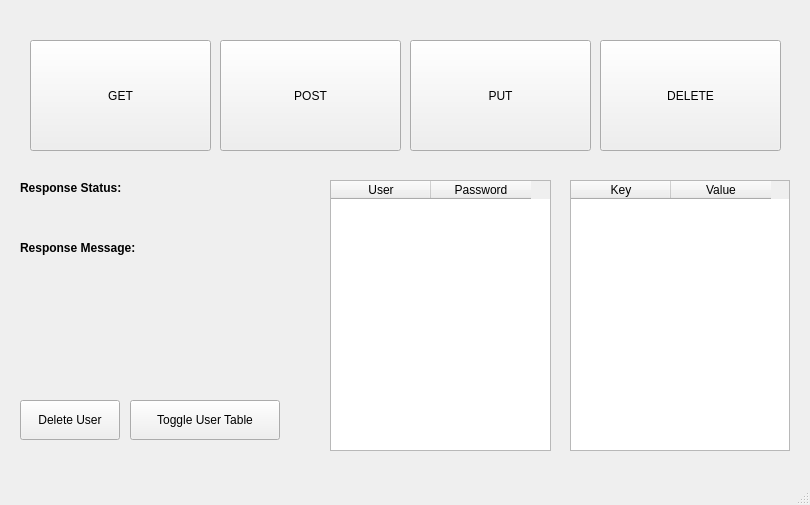
<?xml version="1.0" encoding="UTF-8"?>
<ui version="4.0">
 <class>DBWindow</class>
 <widget class="QMainWindow" name="DBWindow">
  <property name="geometry">
   <rect>
    <x>0</x>
    <y>0</y>
    <width>810</width>
    <height>505</height>
   </rect>
  </property>
  <property name="windowTitle">
   <string>MainWindow</string>
  </property>
  <widget class="QWidget" name="centralwidget">
   <widget class="QPushButton" name="pushButton">
    <property name="geometry">
     <rect>
      <x>30</x>
      <y>40</y>
      <width>181</width>
      <height>111</height>
     </rect>
    </property>
    <property name="text">
     <string>GET</string>
    </property>
   </widget>
   <widget class="QPushButton" name="pushButton_2">
    <property name="geometry">
     <rect>
      <x>220</x>
      <y>40</y>
      <width>181</width>
      <height>111</height>
     </rect>
    </property>
    <property name="text">
     <string>POST</string>
    </property>
   </widget>
   <widget class="QPushButton" name="pushButton_3">
    <property name="geometry">
     <rect>
      <x>410</x>
      <y>40</y>
      <width>181</width>
      <height>111</height>
     </rect>
    </property>
    <property name="text">
     <string>PUT</string>
    </property>
   </widget>
   <widget class="QPushButton" name="pushButton_4">
    <property name="geometry">
     <rect>
      <x>600</x>
      <y>40</y>
      <width>181</width>
      <height>111</height>
     </rect>
    </property>
    <property name="text">
     <string>DELETE</string>
    </property>
   </widget>
   <widget class="QTableWidget" name="tableWidget">
    <property name="enabled">
     <bool>true</bool>
    </property>
    <property name="geometry">
     <rect>
      <x>570</x>
      <y>180</y>
      <width>220</width>
      <height>271</height>
     </rect>
    </property>
    <property name="rowCount">
     <number>0</number>
    </property>
    <column>
     <property name="text">
      <string>Key</string>
     </property>
    </column>
    <column>
     <property name="text">
      <string>Value</string>
     </property>
    </column>
   </widget>
   <widget class="QLabel" name="response_stat_title">
    <property name="geometry">
     <rect>
      <x>20</x>
      <y>180</y>
      <width>121</width>
      <height>17</height>
     </rect>
    </property>
    <property name="text">
     <string>&lt;html&gt;&lt;head/&gt;&lt;body&gt;&lt;p&gt;&lt;span style=&quot; font-weight:600;&quot;&gt;Response Status:&lt;/span&gt;&lt;/p&gt;&lt;/body&gt;&lt;/html&gt;</string>
    </property>
   </widget>
   <widget class="QLabel" name="response_stat">
    <property name="geometry">
     <rect>
      <x>20</x>
      <y>200</y>
      <width>111</width>
      <height>21</height>
     </rect>
    </property>
    <property name="text">
     <string/>
    </property>
   </widget>
   <widget class="QLabel" name="response_message_title">
    <property name="geometry">
     <rect>
      <x>20</x>
      <y>240</y>
      <width>141</width>
      <height>17</height>
     </rect>
    </property>
    <property name="text">
     <string>&lt;html&gt;&lt;head/&gt;&lt;body&gt;&lt;p&gt;&lt;span style=&quot; font-weight:600;&quot;&gt;Response Message:&lt;/span&gt;&lt;/p&gt;&lt;/body&gt;&lt;/html&gt;</string>
    </property>
   </widget>
   <widget class="QLabel" name="response_message_1">
    <property name="geometry">
     <rect>
      <x>20</x>
      <y>260</y>
      <width>291</width>
      <height>21</height>
     </rect>
    </property>
    <property name="text">
     <string/>
    </property>
   </widget>
   <widget class="QTableWidget" name="tableWidget_2">
    <property name="enabled">
     <bool>true</bool>
    </property>
    <property name="geometry">
     <rect>
      <x>330</x>
      <y>180</y>
      <width>221</width>
      <height>271</height>
     </rect>
    </property>
    <property name="rowCount">
     <number>0</number>
    </property>
    <column>
     <property name="text">
      <string>User</string>
     </property>
    </column>
    <column>
     <property name="text">
      <string>Password</string>
     </property>
    </column>
   </widget>
   <widget class="QLabel" name="response_message_2">
    <property name="geometry">
     <rect>
      <x>20</x>
      <y>280</y>
      <width>291</width>
      <height>21</height>
     </rect>
    </property>
    <property name="text">
     <string/>
    </property>
   </widget>
   <widget class="ClickableLabel" name="home_label">
    <property name="geometry">
     <rect>
      <x>763</x>
      <y>4</y>
      <width>31</width>
      <height>31</height>
     </rect>
    </property>
    <property name="text">
     <string>&lt;html&gt;&lt;head/&gt;&lt;body&gt;&lt;p&gt;&lt;img src=&quot;:/home.png&quot;/&gt;&lt;/p&gt;&lt;/body&gt;&lt;/html&gt;</string>
    </property>
   </widget>
   <widget class="QPushButton" name="pushButton_5">
    <property name="geometry">
     <rect>
      <x>20</x>
      <y>400</y>
      <width>100</width>
      <height>40</height>
     </rect>
    </property>
    <property name="text">
     <string>Delete User</string>
    </property>
   </widget>
   <widget class="QPushButton" name="pushButton_6">
    <property name="geometry">
     <rect>
      <x>130</x>
      <y>400</y>
      <width>150</width>
      <height>40</height>
     </rect>
    </property>
    <property name="text">
     <string>Toggle User Table</string>
    </property>
   </widget>
  </widget>
  <widget class="QMenuBar" name="menubar">
   <property name="geometry">
    <rect>
     <x>0</x>
     <y>0</y>
     <width>810</width>
     <height>22</height>
    </rect>
   </property>
  </widget>
  <widget class="QStatusBar" name="statusbar"/>
 </widget>
 <customwidgets>
  <customwidget>
   <class>ClickableLabel</class>
   <extends>QLabel</extends>
   <header location="global">clickablelabel.h</header>
  </customwidget>
 </customwidgets>
 <resources/>
 <connections/>
</ui>
